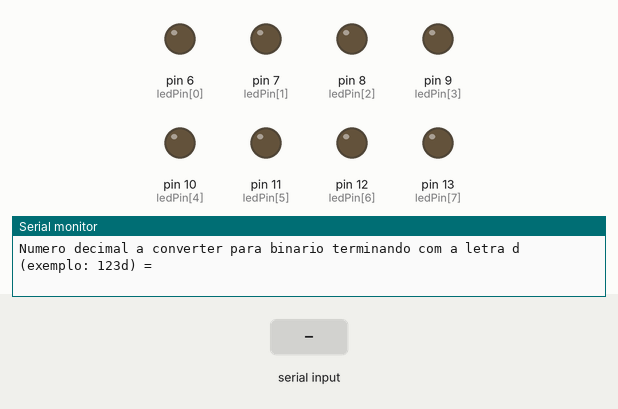
A sketch run on a simulated Arduino Uno, built with avr-gcc and run on an emulated ATmega328P. Parts: output pins drawn as LEDs (lit = HIGH), the last lines printed to the serial monitor. Inputs (shaded band) come from the test bench.

Above: at 1.2 s.
1.3 s: "d90\n" received over Serial
At 2.1 s:
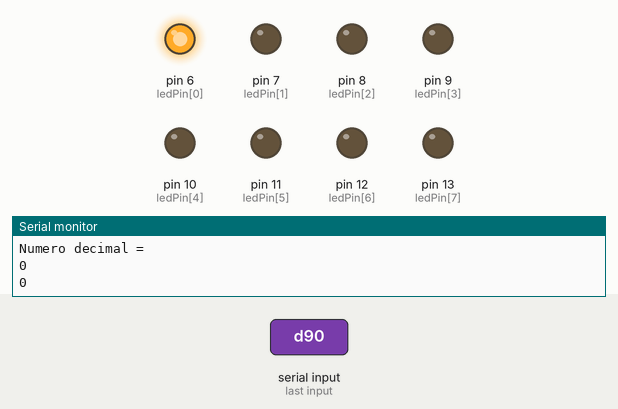
At 3.1 s:
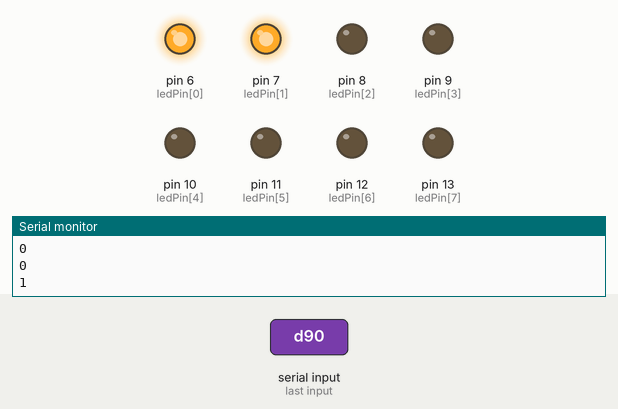
Timing chart, 0 to 17.8 s (numbered marks = the images above; inputs shaded):
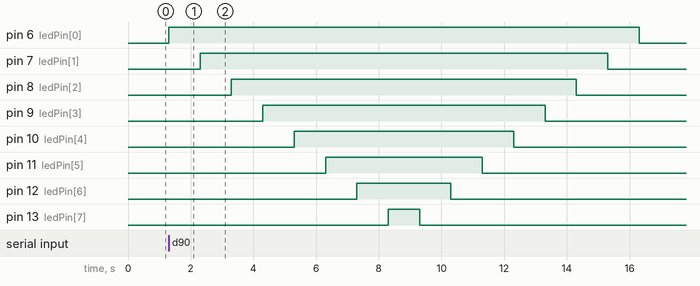

The sketch:

Tarefa_09.ino
```cpp
const int ledPin[8] = {6, 7, 8, 9, 10, 11, 12, 13};
int i;
int numero;
String texto = ""; // cria uma string vazia

void setup()
{
  pinMode(ledPin[0], OUTPUT);
  pinMode(ledPin[1], OUTPUT);
  pinMode(ledPin[2], OUTPUT);
  pinMode(ledPin[3], OUTPUT);
  pinMode(ledPin[4], OUTPUT);
  pinMode(ledPin[5], OUTPUT);
  pinMode(ledPin[6], OUTPUT);
  pinMode(ledPin[7], OUTPUT);

  Serial.begin(9600);

  Serial.println("Numero decimal a converter para binario terminando com a letra d (exemplo: 123d) = ");
}

void sequencia()
{
  for(i = 0; i < 8; i++)
  {
    Serial.println(i);
    digitalWrite(ledPin[i], HIGH);
    delay(1000);
  }
  for(i = 7; i >= 0; i--)
  {
    Serial.println(i);
    digitalWrite(ledPin[i], LOW);
    delay(1000);
  }
}

void loop()
{
  /* lendo caracteres ASCII no monitor serial, acumulando-os na string texto e depois convertendo a string para um numero inteiro. */
   if(Serial.available() > 0)
  {
    char caractere = Serial.read();
    if(isDigit(caractere))
    {
      texto += caractere;
      Serial.println(texto);
    }

    if(caractere == 'd')
    {
      numero = texto.toInt();
      Serial.println("Numero decimal = ");
      Serial.println(numero);
      texto = "";
      sequencia();
      verifica(numero);
    }
  }
}

void verifica(int num){
    if(num >= 128){
      digitalWrite(ledPin[7], HIGH);
      num-=128;
    }
    if(num >= 64){
        digitalWrite(ledPin[6], HIGH);
        num-=64;
    }
    if(num >= 32){
        digitalWrite(ledPin[5], HIGH);
        num-=32;
    }
    if(num >= 16){
        digitalWrite(ledPin[4], HIGH);
      num-=16;
    }
    if(num >= 8){
        digitalWrite(ledPin[3], HIGH);
        num-=8;
    }
    if(num >= 4){
        digitalWrite(ledPin[2], HIGH);
        num-=4;
    }
    if(num >= 2){
        digitalWrite(ledPin[1], HIGH);
        num-=2;
    }
    if(num >= 1){
      digitalWrite(ledPin[0], HIGH);
    }
  delay(3000);
}
```

Measured:
- after the input at 1.3 s, pin 6 (ledPin[0]): LOW → HIGH at once, → LOW 15.0 s later; pin 7 (ledPin[1]): LOW → HIGH after 1.0 s, → LOW 13.0 s later; pin 8 (ledPin[2]): LOW → HIGH after 2.0 s, → LOW 11.0 s later; pin 9 (ledPin[3]): LOW → HIGH after 3.0 s, → LOW 9.0 s later; pin 10 (ledPin[4]): LOW → HIGH after 4.0 s, → LOW 7.0 s later
